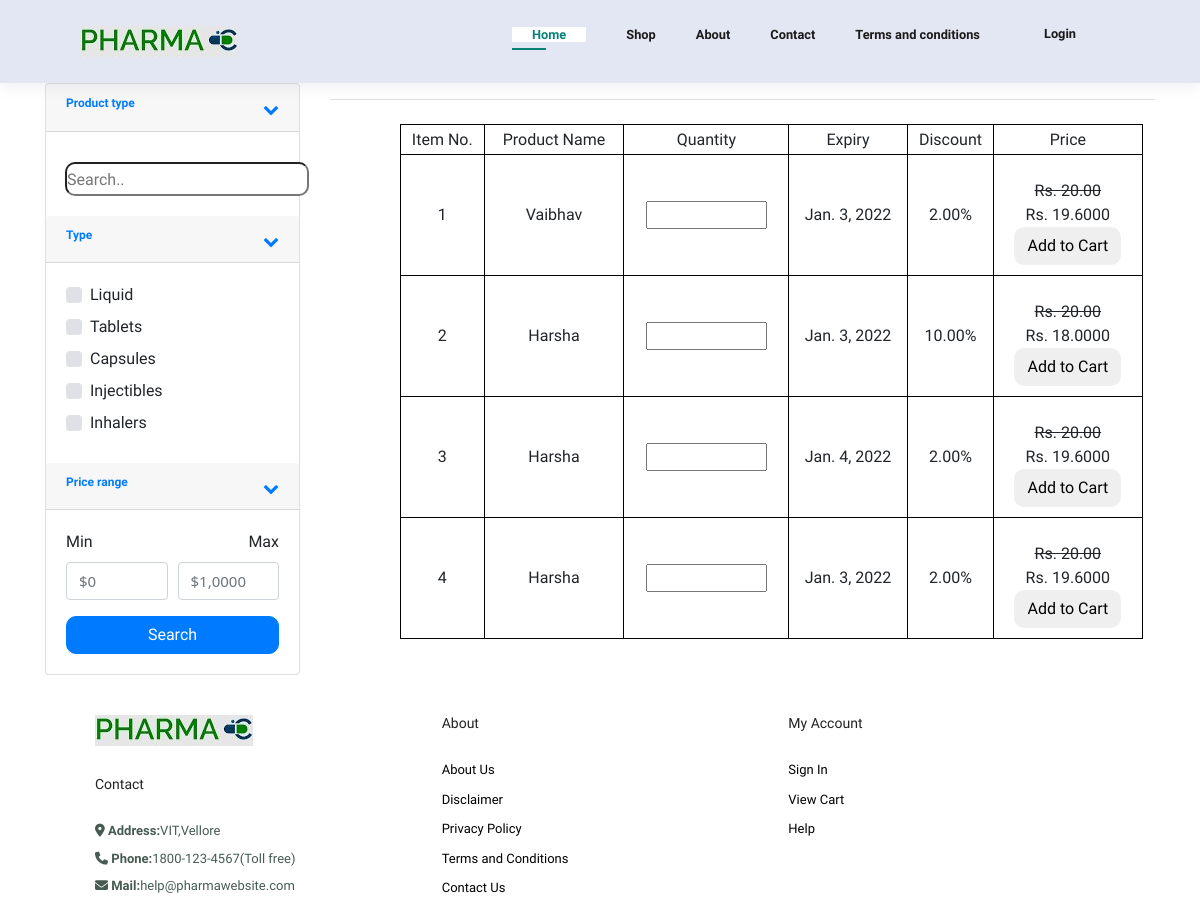
/view, run on the app's committed database.
### inventory/models.py (models this page shows, shortened)
class ItemMain(models.Model):
    itemid = models.AutoField(primary_key=True)
    itemname = models.CharField(max_length=50)
    discount = models.DecimalField(decimal_places=2, max_digits=25)
    price = models.DecimalField(decimal_places=2, max_digits=25)
    type = models.ForeignKey(ItemsCat, on_delete=models.CASCADE)
    composition = models.TextField()
    manufacturingdate = models.DateField()
    expirydate = models.DateField()
    quantity = models.DecimalField(decimal_places=2, max_digits=25, default=0)
    slug = models.SlugField(max_length=50, unique=True,
                            default="", editable=False)

### inventory/views.py (the view)
# urls.py: path('view', views.items_display, name="view"),
def items_display(request):
    itemsearch = []
    l = []
    if request.method == 'POST':
        search_keyword = request.POST.get('search_keyword')
        if search_keyword != "" and search_keyword != None:
            item_search_part1 = list(ItemMain.objects.filter(
                itemname__icontains=search_keyword))
            item_search_part2 = list(ItemMain.objects.filter(
                composition__icontains=search_keyword))
            item_search_part3 = list(ItemMain.objects.filter(
                itemid__icontains=search_keyword))
            itemsearch = item_search_part1 + item_search_part2 + item_search_part3
            if itemsearch == []:
                messages.info(request, 'No Results Found')
        else:
            itemsearch = list(ItemMain.objects.all())
        cat = request.POST.getlist('cat', [])
        min_price = request.POST.get('min_price')
        max_price = request.POST.get('max_price')
        quantity = request.POST.get('quantity')
        if quantity == '' or quantity == None:
            quantity = 0
        else:
            quantity = int(quantity)
        id = request.POST.get('id')
        if id:
            currentItem = ItemMain.objects.filter(slug=id)[0]
            if (currentItem.quantity - quantity >= 0):
                for counter in range(quantity):
                    cartModel = UserCart.objects.filter(
                        user=User.objects.filter(username=request.user)[0],
                        itemid=ItemMain.objects.filter(itemid=id)[0],
                        quantity=quantity
                    )
                    if cartModel:
                        cartModel = UserCart.objects.create(
                            user=User.objects.filter(username=request.user)[0],
                            itemid=ItemMain.objects.filter(itemid=id)[0],
                            quantity=quantity
                        )
                        cartModel.save()
                    else:
                        cartModel = UserCart.objects.create(
                            user=User.objects.filter(username=request.user)[0],
                            itemid=ItemMain.objects.filter(itemid=id)[0],
                            quantity=quantity
                        )
                        cartModel.save()
                currentItem.quantity -= quantity
                currentItem.save()
            else:
                print("Out of Stock")
        if min_price == '' or min_price == None:
            min_price = 0
        else:
            min_price = int(min_price)
        if max_price == '' or max_price == None:
            max_price = 10000000
        else:
            max_price = int(max_price)
        items = []
        if len(cat) > 0:
            if (len(cat)):
                items = ItemMain.objects.filter(
                    type__in=ItemsCat.objects.filter(catName__in=cat))
        else:
            items = ItemMain.objects.all()
        items = list(set(items).intersection(set(itemsearch)))
        for i in items:
            ll = []
            ll.append(i.itemid)
            ll.append(i.itemname)
            ll.append(i.expirydate)
            ll.append(i.discount)
            ll.append(i.price)
            price = i.price
            offer = i.discount
            newPrice = price - (price * offer)/100
            ll.append(newPrice)
            if newPrice >= min_price and newPrice <= max_price:
                ll.append("Valid")
            else:
                ll.append("Invalid")
            ll.append(i.slug)
            l.append(ll)
    else:
        items = list(ItemMain.objects.all())
        for i in items:
            ll = []
            ll.append(i.itemid)
            ll.append(i.itemname)
            ll.append(i.expirydate)
            ll.append(i.discount)
            ll.append(i.price)
            price = i.price
            offer = i.discount
            newPrice = price - (price * offer)/100
            ll.append(newPrice)
            if newPrice >= 0 and newPrice <= 10000000:
                ll.append("Valid")
            else:
                ll.append("Invalid")
            ll.append(i.slug)
            l.append(ll)
    context = {
        "items": l
    }
    return render(request, "inventory/inventory view.html", context)

### templates/inventory/inventory view.html (shortened to what this page needs)
{% extends "base.html" %}
{% load static %}
{% block home %}
<link href="//maxcdn.bootstrapcdn.com/bootstrap/4.1.1/css/bootstrap.min.css" rel="stylesheet" id="bootstrap-css">
<link rel="stylesheet" href="{% static 'css/inventory view.css' %}" />
<link rel="stylesheet" href="https://fontawesome.com/v4.7.0/assets/font-awesome/css/font-awesome.css">
<link rel="stylesheet" href="https://cdnjs.cloudflare.com/ajax/libs/font-awesome/4.7.0/css/font-awesome.min.css">
<div class="container">
	<div class="row">
		<aside class="col-md-3">
			<div class="card">
				<article class="filter-group">
					<header class="card-header">
						<a href="#" data-toggle="collapse" data-target="#collapse_1" aria-expanded="true" class="">
							<i class="icon-control fa fa-chevron-down"></i>
							<h6 class="title">Product type</h6>
						</a>
					</header>
					<div class="filter-content collapse show" id="collapse_1">
						<div class="card-body">
							<div class="input-group">
								<div class="input-group-append">
									<form method="POST">
										<input type="search" placeholder="Search.." name="search_keyword"
											style="margin-top: 10px; border-radius: 10px;padding-right:20px;padding-bottom: 2px;text-align: left;padding-top: 4px;">
								</div>
							</div>
						</div>
					</div>
				</article>
				<article class="filter-group">
					<header class="card-header">
						<a href="#" data-toggle="collapse" data-target="#collapse_2" aria-expanded="true" class="">
							<i class="icon-control fa fa-chevron-down"></i>
							<h6 class="title">Type </h6>
						</a>
					</header>
					<div class="filter-content collapse show" id="collapse_2">
						<div class="card-body">
							<label class="custom-control custom-checkbox">
								<div class="custom-control-label">Liquid
								</div>
							</label>
							<label class="custom-control custom-checkbox">
								<div class="custom-control-label">Tablets
								</div>
							</label>
							<label class="custom-control custom-checkbox">
								<div class="custom-control-label">Capsules
								</div>
							</label>
							<label class="custom-control custom-checkbox">
								<div class="custom-control-label">Injectibles
								</div>
							</label>
							<label class="custom-control custom-checkbox">
								<div class="custom-control-label">Inhalers
								</div>
							</label>
						</div>
					</div>
				</article>
				<article class="filter-group">
					<header class="card-header">
						<a href="#" data-toggle="collapse" data-target="#collapse_3" aria-expanded="true" class="">
							<i class="icon-control fa fa-chevron-down"></i>
							<h6 class="title">Price range </h6>
						</a>
					</header>
					<div class="filter-content collapse show" id="collapse_3">
						<div class="card-body">
							<div class="form-row">
								<div class="form-group col-md-6">
									<label>Min</label>
									<input class="form-control" placeholder="$0" type="number" name="min_price">
								</div>
								<div class="form-group text-right col-md-6">
									<label>Max</label>
									<input class="form-control" placeholder="$1,0000" type="number" name="max_price">
								</div>
							</div>
							<button class="btn btn-block btn-primary">Search</button>
						</div>
					</div>
				</article>
			</div>
		</aside>
		<main class="col-md-9">
			<header class="border-bottom mb-4 pb-3">
			</header>
			<div>
				<table style="width:90%;margin-left: 70px;margin-top: 10px;">
					<tr>
						<td>Item No.</td>
						<td>Product Name</td>
						<td>Quantity</td>
						<td>Expiry</td>
						<td>Discount</td>
						<td>Price</td>
					</tr>
					{% for item in items %}
					{% if item.6 == "Valid" %}
					<tr>
						<td>{{ item.0 }}</td>
						<td>{{ item.1 }}</td>
						<form method="POST">
							<td><input type="number" id="quantity" name="quantity" min="0" max="1000000"></td>
							<td>{{ item.2 }}</td>
							<td>{{ item.3 }}%</td>
							<td style="width: 20%;padding-bottom: 10px;"><br><del>Rs. {{ item.4 }}</del><br>
								Rs. {{ item.5 }}<br>
								<button class="btn">Add to Cart</button>
							</td>
						</form>
					</tr>
					{% endif %}
					{% endfor %}
				</table>
			</div>
		</main>
	</div>
</div>
{% endblock home %}

### templates/base.html (shortened to what this page needs)
{% load static %}
<!DOCTYPE html>
<html lang="en">
<head>
</head>
<body>
    {% include 'navbar.html' %}
    {% block home %}
    {% endblock home %}
    {% include 'footer.html' %}
</body>
</html>

### templates/navbar.html
{% load static %}
<link rel="stylesheet" href="{% static 'css/navbar.css' %}">
<section id="header">
    <a href="#"><img src="{% static 'img/logo.jpg'%}" class="logo" alt=""></a>
    <div>
        <ul id="navbar">
            <li><a class="active" href="index.html">Home</a></li>
            <li><a href="shop.html">Shop</a></li>
            <li><a href="About.html">About</a></li>
            <li><a href="contact.html">Contact</a></li>
            <li><a href="Termsandconditions.html">Terms and conditions</a></li>
            {% if user.is_authenticated %}
                    <li>
                        <a href="" class="dropdown-item">{{ user }}</a>
                    </li>
                    <li>
                        <a href="{% url 'logout' %}" class="dropdown-item">Logout</a>
                    </li>
                    {% else %}
                    <li>
                        <a href="{% url 'login' %}" class="dropdown-item">Login</a>
                    </li>
                    {% endif %}
        </ul>
    </div>
</section>

### templates/footer.html (shortened to what this page needs)
{% load static %}
<link rel="stylesheet" href="{% static 'css/footer.css' %}">
<footer class="section-p1">
    <div class="col">
        <img class="logo" src="{% static 'img/logo.jpg' %}" alt="">
        <h4>Contact</h4>
        <p> <i class="fa-solid fa-location-dot"></i>  <strong>Address:</strong>VIT,Vellore</p>
        <p> <i class="fa-solid fa-phone"></i>  <strong>Phone:</strong>1800-123-4567(Toll free)</p>
        <p> <i class="fa-solid fa-envelope"></i>  <strong>Mail:</strong>help@pharmawebsite.com</p>
    </div>
    <div class="col">
    <h4>About</h4>
        <a href="#">About Us</a>
        <a href="#">Disclaimer</a>
        <a href="#">Privacy Policy</a>
        <a href="#">Terms and Conditions</a>
        <a href="#">Contact Us</a>
    </div>
<div class="col">
<h4>My Account</h4>
<a href="#">Sign In</a>
<a href="#">View Cart</a>
<a href="#">Help</a>
</div>
</footer>

### static_in_env/css/navbar.css (style rules this page uses)
* { margin: 0; padding: 0; box-sizing: border-box; font-family: 'Spartan', sans-serif; }
#header { display: flex; align-items: center; justify-content: space-between; padding: 20px 80px; background: #E3E6F3; box-shadow: 0 5px 15px rgba(0, 0, 0, 0.06); z-index: 999; position: sticky; top: 0; left: 0 }
#navbar { display: center; align-items: center; justify-content: center; }
#navbar li { list-style: none; padding: 0 20px; position: relative; }
#navbar li a { text-decoration: none; font-size: 0.7rem; font-weight: 600; color: #1a1a1a; transition: 0.3s ease; }
#navbar li a:hover, #navbar li a.active { color: #088178; }
#navbar li a.active::after, #navbar li a:hover::after { content: ""; width: 30%; height: 2px; background: #088178; position: absolute; bottom: -4px; left: 20px }
#navbar { display: flex; align-items: center; justify-content: center; }
#navbar li a { text-decoration: none; font-size: 0.8rem; font-weight: 600; color: #1a1a1a; transition: 0.3s ease; }
body { margin: 0; padding: 0; font-family: sans-serif; background-image: url("b2g.png"); background-repeat: no-repeat; }
.active { width: 1000px; min-height: 688px; background-color: white; margin: 0 auto; padding: 0px 20px 0px 20px; }

### static_in_env/css/inventory view.css (style rules this page uses)
.icon-control { margin-top: 5px; float: right; font-size: 80%; }
body { margin: 0; padding: 0; font-family: sans-serif; background-image: url("b2g.png"); background-repeat: no-repeat; }
.active { width:1000px; min-height:688px; background-color: white; margin: 0 auto; padding: 0px 20px 0px 20px; }
.row:after { content: ""; display: table; clear: both; }
.table, th, td { border:1px solid black; height: 30px; align-content: center; text-align: center; border-radius: 10px; }
.form-control { font-family: system-ui, sans-serif; font-size: 15px; line-height: 1.1; margin-right: 5px; }
.btn { border-radius: 10px; }

### static_in_env/css/footer.css (style rules this page uses)
* { margin:0; padding:0; box-sizing: border-box; font-family:'Spartan', sans-serif; }
h4 { font: size 20px; color: #222; }
h6 { font-weight: 700; font-size: 12px; }
p { font-size: 16px; color:#465b52; margin: 15px 0 20px 0; }
.section-p1 { padding: 40px 80px; }
footer .col { display:flex; flex-direction: column; align-items:flex-start; margin-bottom: 20px; }
footer .logo { margin-bottom:30px; }
footer { display:flex; flex-wrap: wrap; justify-content:space-between; }
footer h4 { font-size:14px; padding-bottom: 20px; }
footer p { font-size:13px; margin: 0 0 8px 0; }
footer a { font-size:13px; text-decoration: none; color:black; margin-bottom: 10px; }

### data on the page
ItemMain: itemname "Vaibhav", expirydate "Jan. 3, 2022", discount "2.00", price "20.00"
ItemMain: itemname "Harsha", expirydate "Jan. 3, 2022", discount "10.00", price "20.00"
ItemMain: itemname "Harsha", expirydate "Jan. 4, 2022", discount "2.00", price "20.00"
ItemMain: itemname "Harsha", expirydate "Jan. 3, 2022", discount "2.00", price "20.00"

### other printed values
{{ item.0 }} "1" "2" "3" "4"
{{ item.5 }} "19.6000" "18.0000" "19.6000" "19.6000"
